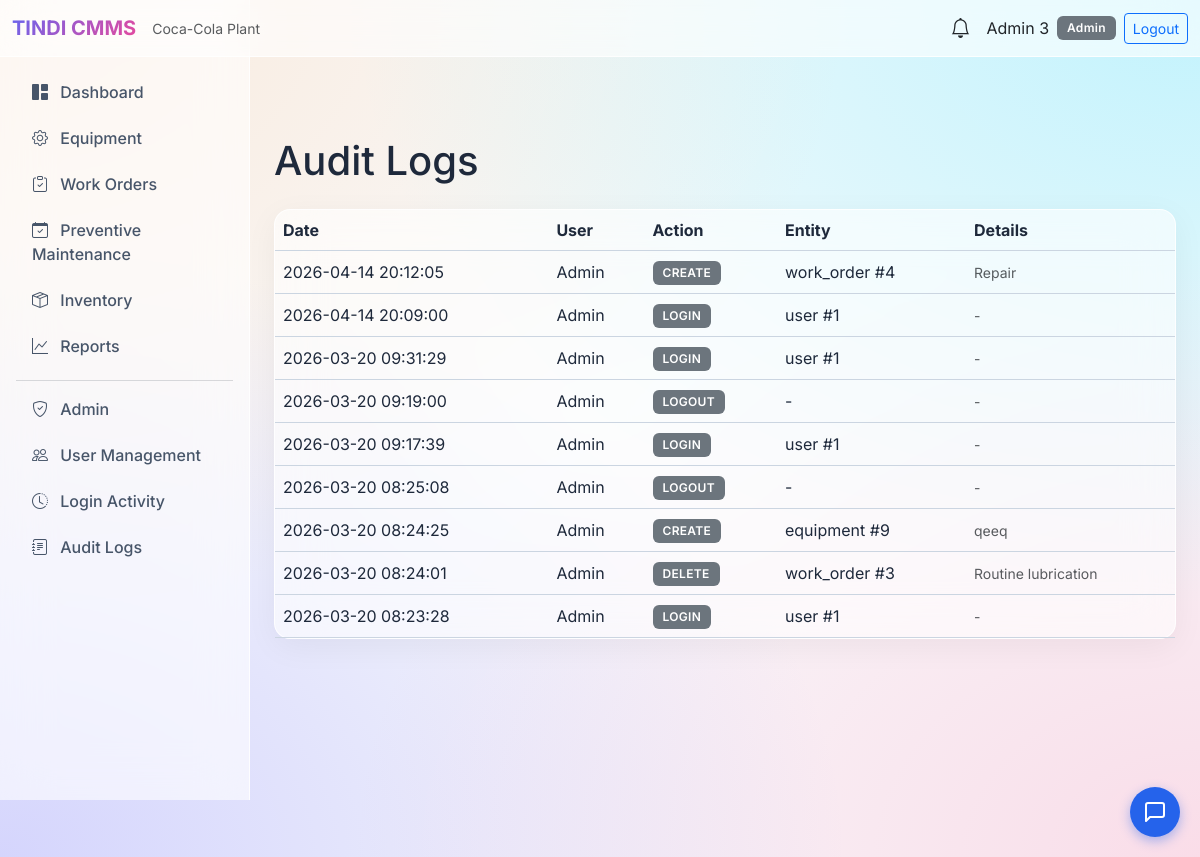
/audit-logs (signed in), run on an earlier commit of the app's database.
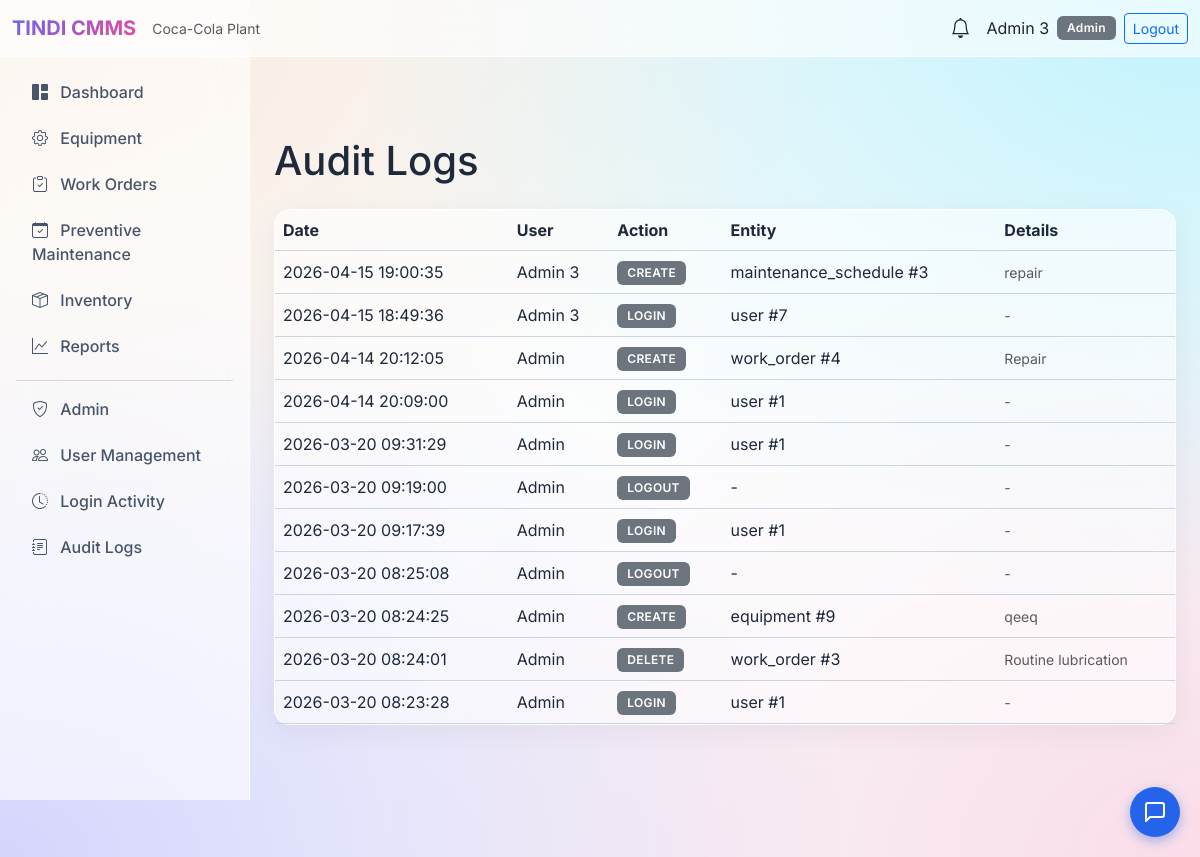
And on a later commit of the database.
### tables this page shows
CREATE TABLE users (
    id INTEGER PRIMARY KEY AUTOINCREMENT,
    name TEXT NOT NULL,
    email TEXT UNIQUE NOT NULL,
    password_hash TEXT NOT NULL,
    role TEXT NOT NULL CHECK(role IN ('Admin', 'Maintenance Manager', 'Technician', 'Store Manager')),
    is_active INTEGER DEFAULT 1,
    created_at TIMESTAMP DEFAULT CURRENT_TIMESTAMP,
    updated_at TIMESTAMP DEFAULT CURRENT_TIMESTAMP
, last_login TIMESTAMP, password TEXT);

CREATE TABLE audit_logs (
    id INTEGER PRIMARY KEY AUTOINCREMENT,
    user_id INTEGER,
    action TEXT NOT NULL,
    entity_type TEXT,
    entity_id INTEGER,
    old_value TEXT,
    new_value TEXT,
    ip_address TEXT,
    created_at TIMESTAMP DEFAULT CURRENT_TIMESTAMP,
    FOREIGN KEY (user_id) REFERENCES users(id)
);

### app/routes/audit_routes.py (the view)
@audit_bp.route('/audit-logs')
@login_required
@role_required('Admin')
def audit_logs():
    logs = get_recent(limit=200)
    return render_template('audit/list.html', logs=logs)

### app/models/audit_log.py (called while the page is built, shortened)
def get_recent(limit=100, user_id=None):
    return execute_query(
        """SELECT al.*, u.name as user_name FROM audit_logs al
           LEFT JOIN users u ON al.user_id = u.id
           ORDER BY al.created_at DESC LIMIT ?""",
        (limit,), fetch_all=True
    )

### app/models/notification.py (called while the page is built)
def get_unread(user_id):
    return execute_query(
        "SELECT * FROM notifications WHERE user_id = ? AND is_read = 0 ORDER BY created_at DESC",
        (user_id,), fetch_all=True
    )

### app/models/user.py (called while the page is built)
def get_by_id(user_id):
    return execute_query(
        "SELECT id, name, email, role, is_active FROM users WHERE id = ?",
        (user_id,), fetch_one=True
    )

### app/routes/auth_routes.py (called while the page is built)
def login_required(f):
    @wraps(f)
    def decorated(*args, **kwargs):
        if 'user_id' not in session:
            flash('Please log in to access this page.', 'warning')
            return redirect(url_for('auth.login'))
        return f(*args, **kwargs)
    return decorated

def role_required(*allowed_roles):
    def decorator(f):
        @wraps(f)
        def decorated(*args, **kwargs):
            if 'user_id' not in session:
                flash('Please log in.', 'warning')
                return redirect(url_for('auth.login'))
            user = get_by_id(session['user_id'])
            if not user or user['role'] not in allowed_roles:
                flash('Access denied. Insufficient permissions.', 'danger')
                return redirect(url_for('main.dashboard'))
            return f(*args, **kwargs)
        return decorated
    return decorator

### database/db.py (called while the page is built)
def get_connection():
    conn = sqlite3.connect(DATABASE)
    conn.row_factory = sqlite3.Row
    conn.execute("PRAGMA foreign_keys = ON")
    return conn

def execute_query(query, params=(), fetch_one=False, fetch_all=False, commit=True):
    conn = get_connection()
    cursor = conn.cursor()
    cursor.execute(query, params)
    result = None
    if fetch_one:
        row = cursor.fetchone()
        result = dict(row) if row else None
    elif fetch_all:
        rows = cursor.fetchall()
        result = [dict(row) for row in rows]
    else:
        if commit:
            conn.commit()
        result = cursor.lastrowid
    conn.close()
    return result

### templates/audit/list.html (shortened to what this page needs)
{% extends "base.html" %}
{% block content %}
<h1 class="mb-4">Audit Logs</h1>
<div class="card">
    <div class="table-responsive">
        <table class="table table-dark table-hover mb-0">
            <thead>
                <tr>
                    <th>Date</th>
                    <th>User</th>
                    <th>Action</th>
                    <th>Entity</th>
                    <th>Details</th>
                </tr>
            </thead>
            <tbody>
                {% for log in logs %}
                <tr>
                    <td>{{ log.created_at }}</td>
                    <td>{{ log.user_name or '-' }}</td>
                    <td><span class="badge bg-secondary">{{ log.action }}</span></td>
                    <td>{{ log.entity_type or '-' }} {% if log.entity_id %}#{{ log.entity_id }}{% endif %}</td>
                    <td class="small text-muted">{{ log.new_value or log.old_value or '-' }}</td>
                </tr>
                {% else %}
                <tr><td colspan="5" class="text-center text-muted">No audit logs.</td></tr>
                {% endfor %}
            </tbody>
        </table>
    </div>
</div>
{% endblock %}

### templates/base.html (shortened to what this page needs)
<!DOCTYPE html>
<html lang="en">
<head>
    <link href="https://cdn.jsdelivr.net/npm/bootstrap@5.3.2/dist/css/bootstrap.min.css" rel="stylesheet">
    <link href="https://cdn.jsdelivr.net/npm/bootstrap-icons@1.11.1/font/bootstrap-icons.css" rel="stylesheet">
</head>
<body>
    {% if current_user %}
    <nav class="navbar navbar-expand-lg navbar-light navbar-custom">
        <div class="container-fluid">
            <a class="navbar-brand brand-gradient fw-bold" href="{{ url_for('main.dashboard') }}">TINDI CMMS</a>
            <span class="text-muted small">Coca-Cola Plant</span>
            <div class="ms-auto d-flex align-items-center">
                <div class="dropdown me-3">
                    <a class="text-dark position-relative" href="#" data-bs-toggle="dropdown" aria-expanded="false" id="notifDropdown">
                        <i class="bi bi-bell{% if notifications and notifications|length > 0 %}-fill{% endif %} fs-5" style="{% if notifications and notifications|length > 0 %}color: #6366f1;{% endif %}"></i>
                    </a>
                </div>
                <span class="text-dark me-2">{{ current_user.name }}</span>
                <span class="badge bg-secondary">{{ current_user.role }}</span>
                <a href="{{ url_for('auth.logout') }}" class="btn btn-outline-primary btn-sm ms-2">Logout</a>
            </div>
        </div>
    </nav>
    <div class="d-flex">
        <aside class="sidebar position-fixed top-0 start-0 vh-100"
            style="width: var(--sidebar-width); padding-top: 56px;">
            <nav class="nav flex-column p-3">
                <a class="nav-link rounded"
                    href="{{ url_for('admin.dashboard') if current_user.role == 'Admin' else url_for('main.dashboard') }}"><i
                        class="bi bi-grid-1x2-fill me-2"></i> Dashboard</a>
                {% if current_user.role in ['Admin', 'Maintenance Manager', 'Technician'] %}
                <a class="nav-link rounded" href="{{ url_for('equipment.list_equipment') }}"><i
                        class="bi bi-gear me-2"></i> Equipment</a>
                {% endif %}
                {% if current_user.role in ['Admin', 'Maintenance Manager', 'Technician'] %}
                <a class="nav-link rounded" href="{{ url_for('work_order.list_work_orders') }}"><i
                        class="bi bi-clipboard-check me-2"></i> Work Orders</a>
                {% endif %}
                {% if current_user.role in ['Admin', 'Maintenance Manager'] %}
                <a class="nav-link rounded" href="{{ url_for('maintenance.list_schedules') }}"><i
                        class="bi bi-calendar-check me-2"></i> Preventive Maintenance</a>
                {% endif %}
                {% if current_user.role in ['Admin', 'Store Manager', 'Maintenance Manager'] %}
                <a class="nav-link rounded" href="{{ url_for('inventory.list_inventory') }}"><i
                        class="bi bi-box-seam me-2"></i> Inventory</a>
                {% endif %}
                {% if current_user.role in ['Admin', 'Maintenance Manager'] %}
                <a class="nav-link rounded" href="{{ url_for('reports.index') }}"><i class="bi bi-graph-up me-2"></i>
                    Reports</a>
                {% endif %}
                {% if current_user.role == 'Admin' %}
                <hr class="border-secondary my-2">
                <a class="nav-link rounded" href="{{ url_for('admin.dashboard') }}"><i
                        class="bi bi-shield-check me-2"></i> Admin</a>
                <a class="nav-link rounded" href="{{ url_for('admin.users') }}"><i class="bi bi-people me-2"></i> User
                    Management</a>
                <a class="nav-link rounded" href="{{ url_for('admin.login_activity') }}"><i
                        class="bi bi-clock-history me-2"></i> Login Activity</a>
                <a class="nav-link rounded" href="{{ url_for('audit.audit_logs') }}"><i
                        class="bi bi-journal-text me-2"></i> Audit Logs</a>
                {% endif %}
            </nav>
        </aside>
        <main class="main-content flex-grow-1 p-4" style="padding-top: 80px !important;">
            {% block content %}{% endblock %}
        </main>
    </div>
    {% else %}
    {% block full_page %}{% endblock %}
    {% endif %}
    {% include 'chatbot_widget.html' %}
</body>
</html>

### templates/chatbot_widget.html (shortened to what this page needs)
<div id="chatbot-toggle-btn" class="chatbot-toggle-btn">
    <svg width="24" height="24" viewBox="0 0 24 24" fill="none" stroke="currentColor" stroke-width="2" stroke-linecap="round" stroke-linejoin="round">
        <path d="M21 15a2 2 0 0 1-2 2H7l-4 4V5a2 2 0 0 1 2-2h14a2 2 0 0 1 2 2z"></path>
    </svg>
</div>

### templates/base.html (style rules this page uses)
:root { --sidebar-width: 250px; --glass-bg: rgba(255, 255, 255, 0.6); --glass-border: rgba(255, 255, 255, 0.8); --accent-glow: rgba(99, 102, 241, 0.4); }
body { background-color: #f8fafc; background-image: radial-gradient(at 0% 0%, hsla(28,100%,74%,0.25) 0px, transparent 50%), radial-gradient(at 100% 0%, hsla(189,100%,56%,0.25) 0px, transparent 50%), radial-gradient(at 100% 100%, hsla(340,100%,76%,0.25) 0px, transparent 50%), radial-gradient(at 0% 100%, hsla(242,100%,70%,0.25) 0px, transparent 50%); background-attachment: fixed; color: #1e293b; font-family: 'Inter', sans-serif; min-height: 100vh; }
.sidebar { min-height: 100vh; background: var(--glass-bg); backdrop-filter: blur(24px); -webkit-backdrop-filter: blur(24px); border-right: 1px solid var(--glass-border); transition: all 0.3s ease; }
.sidebar .nav-link { color: #475569; border-radius: 8px; margin-bottom: 6px; transition: all 0.3s cubic-bezier(0.4, 0, 0.2, 1); font-weight: 500; }
.main-content { margin-left: var(--sidebar-width); min-height: 100vh; background: transparent; }
.card { background: var(--glass-bg); backdrop-filter: blur(24px); -webkit-backdrop-filter: blur(24px); border: 1px solid var(--glass-border); border-radius: 16px; color: #1e293b; box-shadow: 0 8px 32px rgba(0, 0, 0, 0.05); transition: transform 0.3s ease, box-shadow 0.3s ease; }
.table { color: #1e293b; vertical-align: middle; }
.table-dark { --bs-table-bg: transparent; --bs-table-color: #1e293b; --bs-table-border-color: #cbd5e1; --bs-table-striped-bg: rgba(0, 0, 0, 0.02); --bs-table-striped-color: #1e293b; --bs-table-hover-bg: rgba(0, 0, 0, 0.04); --bs-table-hover-color: #1e293b; color: #1e293b; border-color: #cbd5e1; }
.navbar-custom { background: var(--glass-bg) !important; backdrop-filter: blur(24px); -webkit-backdrop-filter: blur(24px); border-bottom: 1px solid var(--glass-border); z-index: 1030; }
.brand-gradient { background: linear-gradient(135deg, #6366f1 0%, #ec4899 100%); -webkit-background-clip: text; background-clip: text; -webkit-text-fill-color: transparent; text-shadow: none; }
.badge { padding: 6px 10px; border-radius: 6px; font-weight: 600; letter-spacing: 0.3px; }

### templates/chatbot_widget.html (style rules this page uses)
.chatbot-toggle-btn { position: fixed; bottom: 20px; right: 20px; width: 50px; height: 50px; background: #2563eb; color: white; border-radius: 50%; display: flex; justify-content: center; align-items: center; cursor: pointer; box-shadow: 0 4px 12px rgba(37, 99, 235, 0.4); z-index: 1000; transition: 0.3s; }

What changed in the data, as far as the page shows it:
added audit_logs: created_at "2026-04-15 19:00:35", name "Admin 3", action "CREATE", entity_type "maintenance_schedule", entity_id "3", new_value "repair"
added audit_logs: created_at "2026-04-15 18:49:36", name "Admin 3", action "LOGIN", entity_type "user", entity_id "7", new_value "-"
